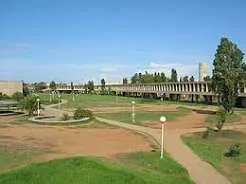
#> input picture usthb.jpg, 246 x 184 px
$ jupyter execute tp3without.ipynb
#> lines starting #> are read from the running program, lines starting #| are printed output that depends on the picture
# TP2 — Filtres, normalisation et histogrammes

Ce notebook réalise les opérations demandées manuellement, sans utiliser les fonctions prédéfinies d'OpenCV pour les filtres, la normalisation ou les histogrammes.

**Opérations :**
1. Chargement de l'image et ajout du bruit gaussien.
2. Filtre moyen manuel (3×3).
3. Filtre médian manuel (3×3).
4. Normalisation Min-Max manuelle.
5. Histogrammes avant et après normalisation.
6. Affichage des résultats.

> Placez `img.jpeg` dans le même dossier que ce notebook, ou modifiez le chemin dans la cellule de chargement.

## 1. Importation des bibliothèques

[cell 1]
import cv2
import numpy as np
import matplotlib.pyplot as plt

## 2. Chargement de l'image et ajout du bruit gaussien

[cell 2]
# Charger l'image en couleur
img = cv2.imread("usthb.jpg", cv2.IMREAD_COLOR)
#> img is the input picture: shape (184, 246, 3); mean B, G, R 140, 148.8, 130.4

if img is None:
    raise FileNotFoundError("Image could not be loaded!")


gray = cv2.cvtColor(img, cv2.COLOR_BGR2GRAY)
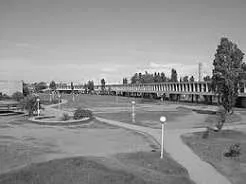
#> gray: shape (184, 246); min 0, max 255, mean 142.3


noise = np.random.normal(0, 25, gray.shape)


noisy = gray.astype(np.float32) + noise
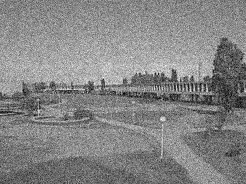
#> noisy: shape (184, 246) float64; min -46.79, max 314.7, mean 142.2; drawn with min black and max white


noisy = np.clip(noisy, 0, 255).astype(np.uint8)
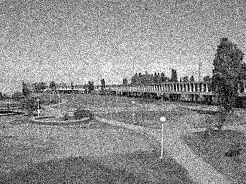
#> noisy: shape (184, 246); min 0, max 255, mean 141.7

## 3. Filtre moyen manuel (3×3)

[cell 3]
def filtreMoyen(img):
    voisinage = 3
    r = voisinage // 2

    h, w = img.shape
#> h = 184; w = 246
    imgMoy = np.zeros(img.shape, np.uint8)

    for y in range(h):
        for x in range(w):

            # Conserver
            if (x < r or x >= w-r or
                y < r or y >= h-r):
                imgMoy[y, x] = img[y, x]

            else:
                # Extraire
                imgV = img[y-r:y+r+1, x-r:x+r+1]
                moy = 0

                # Calculer la somme des 9 pixels
                for yv in range(voisinage):
                    for xv in range(voisinage):
                        moy += int(imgV[yv, xv])

                # Calculer la moyenne et remplacer le pixel central
                moy = moy / (voisinage * voisinage)
                imgMoy[y, x] = int(moy)
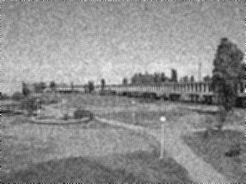
#> imgMoy: shape (184, 246); min 0, max 255, mean 141.3

    return imgMoy


# Appliquer le filtre moyen à l'image bruitée
imgMoy = filtreMoyen(noisy)

## 4. Filtre médian manuel (3×3)

[cell 4]
def filtreMediane(img):
    voisinage = 3
    r = voisinage // 2

    h, w = img.shape
#> h = 184; w = 246
    imgMed = np.zeros(img.shape, np.uint8)

    for y in range(h):
        for x in range(w):

            # Conserver
            if (x < r or x >= w-r or
                y < r or y >= h-r):
                imgMed[y, x] = img[y, x]

            else:
                # Extraire
                imgV = img[y-r:y+r+1, x-r:x+r+1]

                # Copier les 9 valeurs dans un tableau
                t = np.zeros(voisinage * voisinage, np.uint8)

                for yv in range(voisinage):
                    for xv in range(voisinage):
                        t[yv * voisinage + xv] = imgV[yv, xv]

                # Trier
                for i in range(len(t)):
                    for j in range(len(t)-1-i):
                        if t[j] > t[j+1]:
                            temp = t[j]
                            t[j] = t[j+1]
                            t[j+1] = temp

                # La valeur centrale (5e valeur) est la médiane
                imgMed[y, x] = t[4]

    return imgMed


# Appliquer le filtre médian à l'image bruitée
imgMed = filtreMediane(noisy)

## 5. Normalisation Min-Max manuelle

[cell 5]
# Créer l'image résultat
imgNorm = np.zeros(noisy.shape, np.uint8)

h, w = noisy.shape
#> h = 184; w = 246
pmin = 255
pmax = 0


for y in range(h):
    for x in range(w):
        pixel = int(noisy[y, x])

        if pixel < pmin:
            pmin = pixel

        if pixel > pmax:
            pmax = pixel
#> after the loop, pmax = 255; pmin = 0


if pmax != pmin:
    for y in range(h):
        for x in range(w):
            pixel = int(noisy[y, x])

            imgNorm[y, x] = int(
                (pixel - pmin) * 255 / (pmax - pmin)
            )
else:

    imgNorm = noisy.copy()

print("Intensité minimale avant normalisation :", pmin)
#| Intensité minimale avant normalisation : 0
print("Intensité maximale avant normalisation :", pmax)
#| Intensité maximale avant normalisation : 255

## 6. Histogrammes avant et après normalisation

[cell 6]
hist1 = np.zeros(256, np.uint32)
hist2 = np.zeros(256, np.uint32)


for y in range(h):
    for x in range(w):
        pixel1 = int(noisy[y, x])
        hist1[pixel1] += 1

        pixel2 = int(imgNorm[y, x])
        hist2[pixel2] += 1
#> after the loop, hist1 = 256 values, max 431 at index 159, min 7 at index 2, mean 176.8; hist2 has the same summary as hist1


plt.figure(figsize=(10, 5))
plt.plot(hist1, label="Before Normalization")
plt.plot(hist2, label="After Normalization")

plt.title("Histogram Comparison")
plt.xlabel("Intensity")
plt.ylabel("Frequency")
plt.legend()
plt.grid()
plt.show()
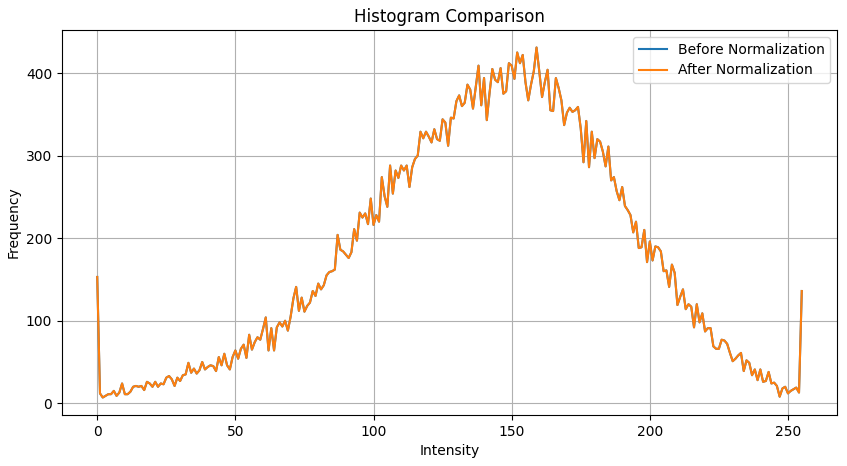
#> figure drawn by matplotlib, 1 panel; curve peaks at x = 159, y = 431; curve peaks at x = 159, y = 431

## 7. Affichage des images

[cell 7]
plt.figure(figsize=(12, 8))

plt.subplot(2, 2, 1)
plt.imshow(noisy, cmap="gray")
plt.title("Noisy Image")
plt.axis("off")

plt.subplot(2, 2, 2)
plt.imshow(imgMoy, cmap="gray")
plt.title("Mean Filter (3×3)")
plt.axis("off")

plt.subplot(2, 2, 3)
plt.imshow(imgMed, cmap="gray")
plt.title("Median Filter (3×3)")
plt.axis("off")

plt.subplot(2, 2, 4)
plt.imshow(imgNorm, cmap="gray")
plt.title("Min-Max Normalization")
plt.axis("off")

plt.tight_layout()
plt.show()
